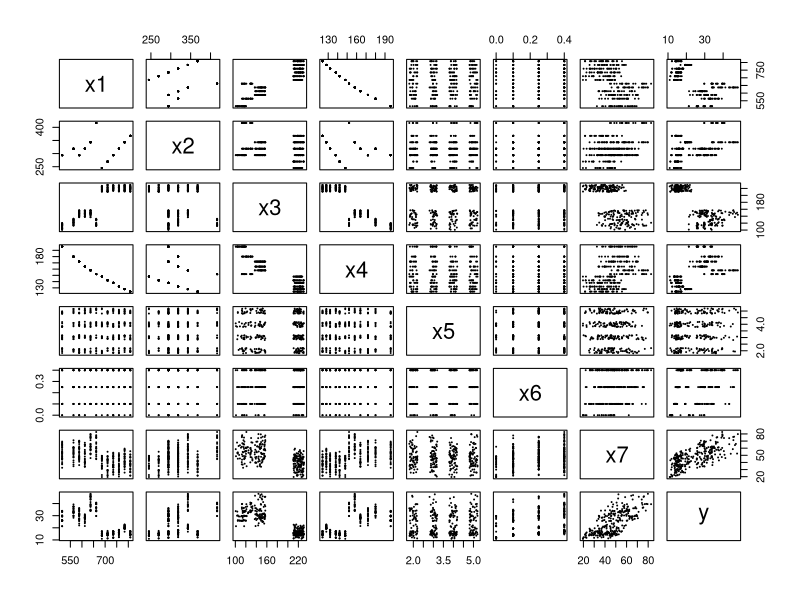

R code for this plot:
# Team Assignment 3
#
#
# A quick review of some multiple regression basics 
# in R.  This isn't exhaustive, just a starting point.
#
#
setwd("~/MSDS/Fall/Stat_6021/Team_Assign/team3")

dat <- read.csv("TA03train.csv", header = TRUE)
View(dat)  # Pops up table version of dat.
#
# A matrix plot of the data
#
plot(dat,pch=20,cex=.2)  # Matrix plot in this case
#
dat01.lm <- lm(y ~ ., data=dat)
#
# A summary of the values generated by lm:
#
summary(dat01.lm)
#
# Here's what we get from using just x3 and x5:
#
dat02.lm <- lm(y ~ x3+x5, data=dat)
summary(dat02.lm)
#
# The "leaps" package makes available the "regsubsets" function that
# will give the best model for different numbers of variables:
install.packages("leaps")
library(leaps)

# regsubsets gives each size model that has the smallest RSS
# residual sum of squares (aka SS_Res)
regsub.dat01 <- regsubsets(y~., data=dat)
summary(regsub.dat01)

# Here are the SS_Res's for each model:
summary(regsub.dat01)$rss

# There are other criteria that are used for model selection
#
summary(regsub.dat01)$rsq    # R^2
summary(regsub.dat01)$adjr2  # adjusted R^2
summary(regsub.dat01)$cp     # Mallow's C_p (smaller is better)
summary(regsub.dat01)$bic    # Bayes Information Criterion (negative OK)

names(summary(regsub.dat01))

# The regsubsets function can also perform forward and backward
# stepwise selection:
regsub.dat01for <- regsubsets(y~., data=dat, method="forward")
summary(regsub.dat01for)

regsub.dat01back <- regsubsets(y~., data=dat, method="backward")
summary(regsub.dat01back)

# Predictions: The "predict" function will combine the model of
# your choosing with a set of explanatory variables to give
# corresponding predicted y-values.

datpred <- read.csv("TA03predict.csv", header = TRUE)
mypreds <- as.vector(predict(dat01.lm, newdata=datpred))
mypreds[1:20]  # 20 of 400 predicted values

# Partial F-Test: This test's a full regression model containing
# all variables against a partial model containing a subset of 
# variables.  The null hypothesis is that both models fit the 
# data equally well, the alternative is that the full model is
# superior.  

dat.lmpart <- lm(y ~ x3+x5, data=dat)
dat.lmfull <- lm(y ~ ., data=dat)
anova(dat.lmpart,dat.lmfull)

# Here p < 2.2e-16, which implies that the full model is
# superior to the partial model.  

#
## ANOVA Table
#
# Gives additional SS_R for each variable when those above 
# are already in the model.

anova(dat.lmfull) 
anova(dat.lmpart)

#
## Multicollinearity
#
# We can check for multicollinearity by using the
# variance inflation factors, given by the "vif"
# function.  (This if for the quantitative variables.)
# Note: We use the "car" package version of "vif"
# which is easy to implement and has simple output.

install.packages("car")
library(car)
vif(dat.lmfull) # < 5 is generally fine.
############################################################################################################
#
# 
#
#
############################################################################################################
calc.mse <- function(lm) {
  return (mean(lm$residuals^2))
}

loocv=function(fit){
  h=lm.influence(fit)$h
  mean((residuals(fit)/(1-h))^2)
}
